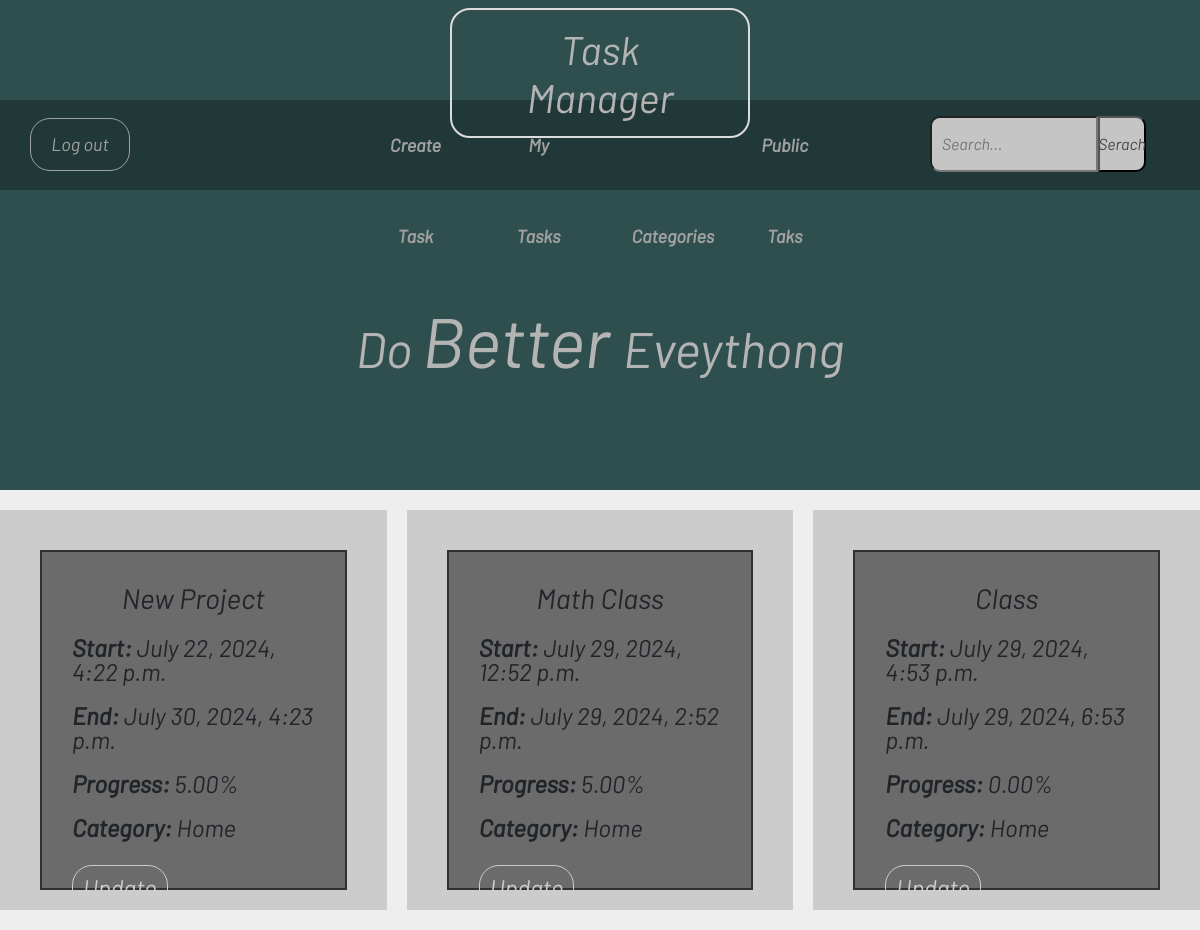
The page /tasks/show-all-tasks/ (signed in) on the database its author committed.
### Tasks/models.py (models this page shows, shortened)
class Tasks(models.Model):
    name = models.CharField(max_length=50)
    start_date = models.DateTimeField()
    end_date = models.DateTimeField()
    progress = models.DecimalField(max_digits=5, decimal_places=2, validators=[validate_precentage])
    functor = models.ForeignKey(UserAccount, on_delete=models.CASCADE)
    category = models.ForeignKey('Category', on_delete=models.CASCADE)
    private = models.BooleanField(default=False)

class Category(models.Model):
    name = models.CharField(max_length=50)
    functor = models.ForeignKey(UserAccount, on_delete=models.CASCADE)
    def __str__(self) -> str:
        return self.name

### Tasks/views.py (the view)
# urls.py: path('show-all-tasks/', show_all_tasks_view, name='show-tasks'),
@login_required
def show_all_tasks_view(request):
    tasks = Tasks.objects.filter(functor = request.user)
    context = {'tasks': tasks}
    return render(request, 'Tasks/show-all-tasks.html', context)

### Tasks/templates/Tasks/show-all-tasks.html (shortened to what this page needs)
{% extends 'base.html' %}
{% load static %}
{% block styles %}
    <link rel="stylesheet" href="{% static 'Tasks/css/swipper_style.css' %}">
    <link rel="stylesheet" href="https://unpkg.com/swiper/swiper-bundle.min.css" />
{% endblock %}
{% block content %}
    <div class="swiper">
        <div class="swiper-wrapper">
            {% for task in tasks %}
                <div class="swiper-slide">
                    <div class="inner-swiper">
                        <h3 id="title">{{ task.name }}</h3>
                        <p class="show-detail"> <span>Start: </span> {{ task.start_date }} </p>
                        <p class="show-detail"> <span>End: </span> {{ task.end_date }} </p>
                        <p class="show-detail"> <span>Progress: </span> {{ task.progress }}% </p>
                        <p class="show-detail"> <span>Category: </span> {{ task.category }} </p>
                        <ul class="update-delete">
                            <li>
                                <a href="{% url 'update-task' task.id %}">Update</a>
                            </li>
                        </ul>
                    </div>
                </div>
            {% endfor %}
        </div>
    </div>
{% endblock %}

### Tasks/static/Tasks/css/swipper_style.css (style rules this page uses)
.swiper { height: 400px; margin: 20px 0; }
.swiper-slide { background-color: #ccc; display: flex; justify-content: center; align-items: center; font-size: 24px; }
.inner-swiper { margin: 40px 40px 30px 40px; background-color: rgb(107, 107, 107); height: 85%; border: 2px solid rgb(49, 49, 49); padding: 30px; }
#title { text-align: center; }
.show-detail { margin-top: 20px; }
.show-detail > span { font-weight: bold; }
.update-delete { margin-top: 25px; }
.update-delete > li { display: inline-block; list-style: none; margin-right: 30px; border: 1px solid rgb(204, 204, 204); padding: 10px; border-radius: 20px; }
.update-delete > li > a { text-decoration: none; color: rgb(204, 204, 204); }

### static/css/base_style.css (style rules this page uses)
body { font-family: 'Barlow-Italic'; overflow:hidden; background-color: rgb(238, 238, 238); }

### rows shown on the page
Tasks: name "New Project", start_date "July 22, 2024, 4:22 p.m.", end_date "July 30, 2024, 4:23 p.m.", progress "5.00", category "Home"
Tasks: name "Math Class", start_date "July 29, 2024, 12:52 p.m.", end_date "July 29, 2024, 2:52 p.m.", progress "5.00", category "Home"
Tasks: name "Class", start_date "July 29, 2024, 4:53 p.m.", end_date "July 29, 2024, 6:53 p.m.", progress "0.00", category "Home"
